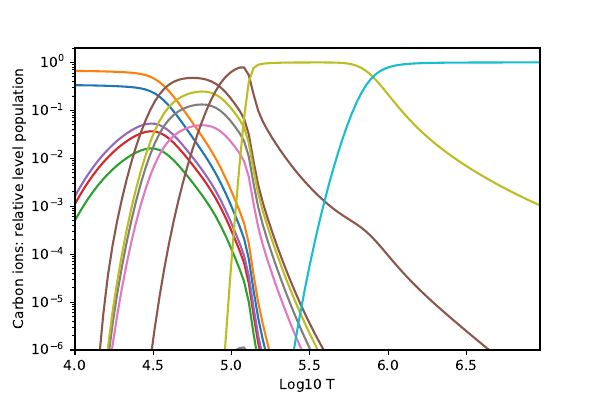

Recreate this plot in Python.
####################################################################################################
# MAIN 
####################################################################################################
import numpy as np
from matplotlib import pyplot as plt
import time
import subprocess
import platform
import dippy as dp



ions=np.arange(5,dtype=int)+2
print('ions ',ions)
diprd_multi_init = dp.diprd_multi(6,ions)
atom=diprd_multi_init.atom
#atom=diprd(6,2,False) 


lvl=atom['lvl']
for i in range(0,len(lvl),1000):
    print(i,lvl[i]['label'])
print('LEN ',len(lvl))

atom=diprd_multi_init.redatom(lowestn=True)
bb=atom['bb']
#a=diprd_multi_init.check()

lvl=atom['lvl']
nl=len(lvl)

m=100
nout= np.zeros((m,nl))
count=-1
k=400  
l= 700
delta=int((l-k)/m)
tlog=[]
ne=1.e10
for tl in range(k,l,delta):
    #for i in range(10): print('.')
    count+=1
    te=10.**(tl/100.0)
    #print(' T  n  ', te,ne)
    n,nstar,w,e, lhs=diprd_multi_init.se(te,ne)
    nout[count,:]=n
    if count ==3:
        eout=e
    tlog.append(tl/100.)

#print()
print(' LEVELS !!!')
for i in range(0,len(lvl),10):
#    if(lvl[i]['meta'])==1:
        print(i,'  ', lvl[i]['label'],'    ',lvl[i]['meta'],lvl[i]['ion'],
              n[i],lvl[i]['g'],lvl[i]['lifetime'])
        #print('nout ',nout[:,i])

#w = dict2array(bb,'wl',float)
#j=np.argsort(w)
#eout/=max(eout)
#for i in range(0,len(w)):
#        if(eout[j[i]] > 1.e-4): print( w[j[i]],'  :  ',eout[j[i]])
#plt.plot(w,eout/max(eout),'.')
#plt.xlim(970,1180)

mx=np.nanmax(nout)
print(np.shape(nout))
print(mx)

for i in range(len(lvl)):
    plt.plot(tlog,nout[:,i]/mx)
plt.yscale('log'),
plt.ylim(1.e-6,2.)
plt.xlim(np.min(tlog),np.max(tlog))
plt.xlabel('Log10 T')
plt.ylabel('Carbon ions: relative level population')
plt.savefig('demo1.pdf')
plt.show()

print(tlog)
#subprocess.run(["open", "demo1.pdf"]) 

print('Te Ne used  ',np.log10(te),np.log10(ne))
####################################################################################################

    
